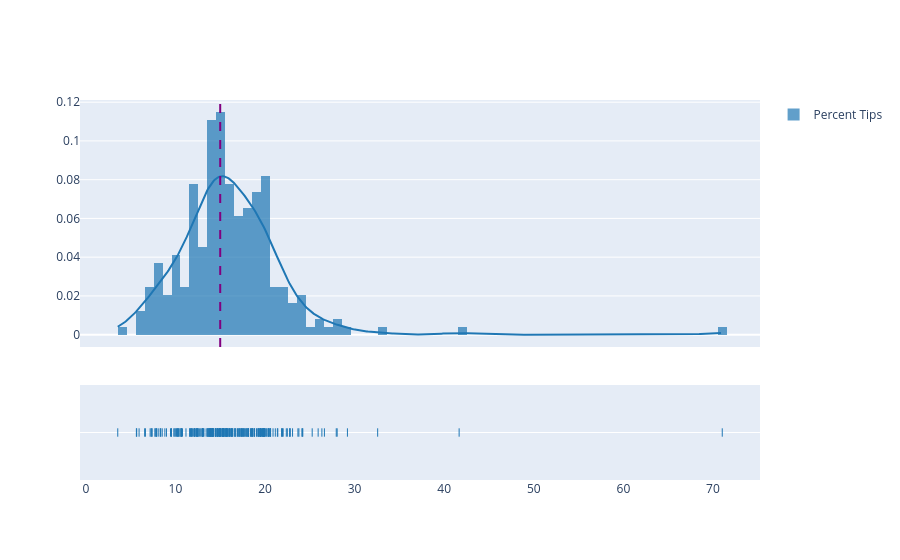

The notebook cell saved with this chart:
### Markdown cell above
Suppose $\theta = 15$, then:

### Code cell
tips['percent'] = tips['tip'] / tips['total_bill'] * 100
fig = ff.create_distplot([tips['percent']], ["Percent Tips"])
fig.add_vline(x=15, line_color = 'purple', line_dash = 'dash')
fig.show()

### Figure 1 — Plotly figure (JSON) as saved in the notebook; plotly's stock layout.template omitted (floating-point values rounded to 4 significant figures; data arrays with more than 128 entries replaced by an {"elided": "..."} marker saying what was removed)
{"data": [{"autobinx": false, "histnorm": "probability density", "legendgroup": "Percent Tips", "marker": {"color": "rgb(31, 119, 180)"}, "name": "Percent Tips", "opacity": 0.7, "type": "histogram", "x": {"elided": "244 float values"}, "xaxis": "x", "xbins": {"end": 71.03, "size": 1, "start": 3.564}, "yaxis": "y"}, {"legendgroup": "Percent Tips", "marker": {"color": "rgb(31, 119, 180)"}, "mode": "lines", "name": "Percent Tips", "showlegend": false, "type": "scatter", "x": {"elided": "500 float values"}, "xaxis": "x", "y": {"elided": "500 float values"}, "yaxis": "y"}, {"legendgroup": "Percent Tips", "marker": {"color": "rgb(31, 119, 180)", "symbol": "line-ns-open"}, "mode": "markers", "name": "Percent Tips", "showlegend": false, "type": "scatter", "x": {"elided": "244 float values"}, "xaxis": "x", "y": {"elided": "244 str values"}, "yaxis": "y2"}], "layout": {"barmode": "overlay", "hovermode": "closest", "legend": {"traceorder": "reversed"}, "shapes": [{"line": {"color": "purple", "dash": "dash"}, "type": "line", "x0": 15, "x1": 15, "xref": "x", "y0": 0, "y1": 1, "yref": "y domain"}], "xaxis": {"anchor": "y2", "domain": [0, 1], "zeroline": false}, "yaxis": {"anchor": "free", "domain": [0.35, 1], "position": 0}, "yaxis2": {"anchor": "x", "domain": [0, 0.25], "dtick": 1, "showticklabels": false}}}
